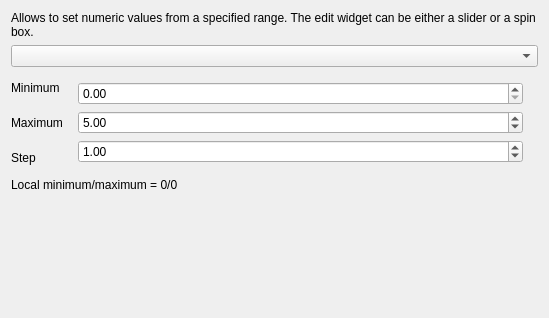
<?xml version="1.0" encoding="UTF-8"?>
<ui version="4.0">
 <class>QgsRangeConfigDlgBase</class>
 <widget class="QWidget" name="QgsRangeConfigDlgBase">
  <property name="geometry">
   <rect>
    <x>0</x>
    <y>0</y>
    <width>549</width>
    <height>318</height>
   </rect>
  </property>
  <property name="windowTitle">
   <string>Form</string>
  </property>
  <layout class="QGridLayout" name="gridLayout">
   <item row="0" column="0" colspan="2">
    <widget class="QLabel" name="rangeLabel">
     <property name="text">
      <string>Allows to set numeric values from a specified range. The edit widget can be either a slider or a spin box.</string>
     </property>
     <property name="wordWrap">
      <bool>true</bool>
     </property>
    </widget>
   </item>
   <item row="1" column="0" colspan="2">
    <widget class="QComboBox" name="rangeWidget"/>
   </item>
   <item row="4" column="0">
    <spacer name="verticalSpacer_13">
     <property name="orientation">
      <enum>Qt::Vertical</enum>
     </property>
     <property name="sizeHint" stdset="0">
      <size>
       <width>20</width>
       <height>40</height>
      </size>
     </property>
    </spacer>
   </item>
   <item row="2" column="0">
    <layout class="QGridLayout" name="gridRangeLayout">
     <item row="0" column="1" rowspan="3">
      <widget class="QStackedWidget" name="rangeStackedWidget">
       <property name="currentIndex">
        <number>1</number>
       </property>
       <widget class="QWidget" name="intPage">
        <layout class="QVBoxLayout" name="verticalLayout_11">
         <item>
          <widget class="QSpinBox" name="minimumSpinBox">
           <property name="maximum">
            <number>999999999</number>
           </property>
          </widget>
         </item>
         <item>
          <widget class="QSpinBox" name="maximumSpinBox">
           <property name="maximum">
            <number>999999999</number>
           </property>
           <property name="value">
            <number>5</number>
           </property>
          </widget>
         </item>
         <item>
          <widget class="QSpinBox" name="stepSpinBox">
           <property name="maximum">
            <number>999999999</number>
           </property>
           <property name="value">
            <number>1</number>
           </property>
          </widget>
         </item>
        </layout>
       </widget>
       <widget class="QWidget" name="doublePage">
        <layout class="QVBoxLayout" name="verticalLayout_12">
         <item>
          <widget class="QDoubleSpinBox" name="minimumDoubleSpinBox">
           <property name="maximum">
            <double>999999999.990000009536743</double>
           </property>
          </widget>
         </item>
         <item>
          <widget class="QDoubleSpinBox" name="maximumDoubleSpinBox">
           <property name="maximum">
            <double>999999999.990000009536743</double>
           </property>
           <property name="value">
            <double>5.000000000000000</double>
           </property>
          </widget>
         </item>
         <item>
          <widget class="QDoubleSpinBox" name="stepDoubleSpinBox">
           <property name="maximum">
            <double>999999999.990000009536743</double>
           </property>
           <property name="value">
            <double>1.000000000000000</double>
           </property>
          </widget>
         </item>
        </layout>
       </widget>
      </widget>
     </item>
     <item row="2" column="0">
      <widget class="QLabel" name="stepLabel">
       <property name="text">
        <string>Step</string>
       </property>
      </widget>
     </item>
     <item row="1" column="0">
      <widget class="QLabel" name="maximumLabel">
       <property name="text">
        <string>Maximum</string>
       </property>
      </widget>
     </item>
     <item row="0" column="0">
      <widget class="QLabel" name="minimumLabel">
       <property name="text">
        <string>Minimum</string>
       </property>
      </widget>
     </item>
    </layout>
   </item>
   <item row="3" column="0">
    <widget class="QLabel" name="valuesLabel">
     <property name="text">
      <string>Local minimum/maximum = 0/0</string>
     </property>
     <property name="wordWrap">
      <bool>true</bool>
     </property>
    </widget>
   </item>
  </layout>
 </widget>
 <resources/>
 <connections/>
</ui>
